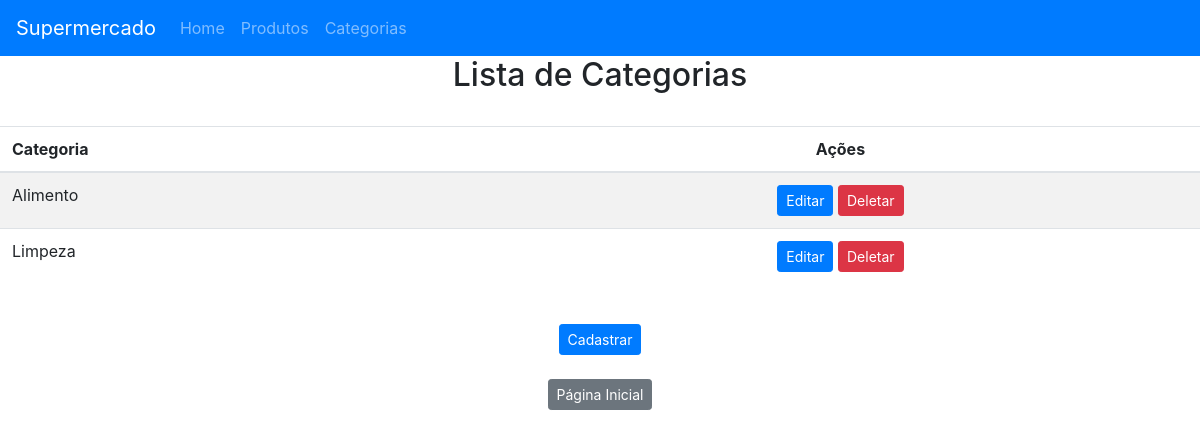
Before: /categorias/ with the older database file.
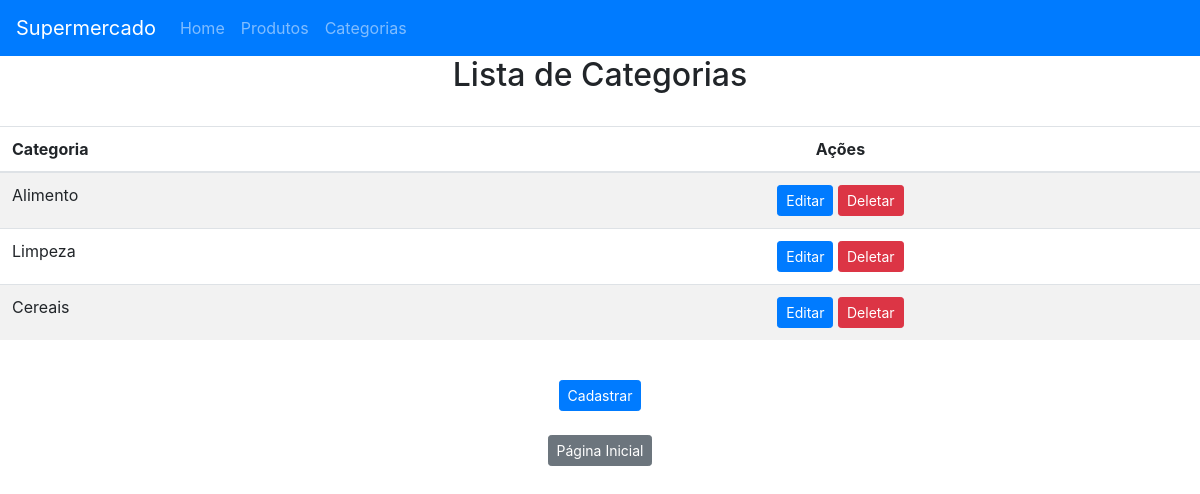
After: the same page with the newer database file.
### appProdutos/models.py (models this page shows, shortened)
class Categoria(models.Model):
    nome = models.CharField(max_length=100)
    dt_create = models.DateTimeField(auto_now_add=True)

### appProdutos/views.py (the view)
# urls.py: path('categorias/', listCategoria, name='categoria_list'),
def listCategoria(request):
    categorias = Categoria.objects.all()
    return render(request, 'categoria/list.html', {'categorias': categorias})

### templates/categoria/list.html
{% extends '../base.html' %}
{% block content %}
  <div class="container-fluid">
    <div class="text-center">
      <h2>Lista de Categorias</h2>
    </div>
  </div>
  <div class="text-center">
    <br>
    <table class="table table-striped">
      <thead>
        <tr>
          <th>Categoria</th>
          <th class="text-center">Ações</th>
        </tr>
      </thead>
      <tbody>
        {% for categoria in categorias %}
        <tr>
          <td>{{ categoria.nome }}</td>
          <td class="text-center">
            <a type="button" class="btn btn-primary btn-sm" href="{% url 'categoria_update' categoria.id %}">Editar</a>
            <a type="button" class="btn btn-danger btn-sm" href="{% url 'categoria_delete' categoria.id %}">Deletar</a>
          </td>
        </tr>
        {% endfor  %}
      </tbody>
    </table>
    <br>
  </div>
  <div class="text-center">
    <a href="{% url 'categoria_create' %}">
      <button type="button" class="btn btn-primary btn-sm">Cadastrar</button>
    </a>
    <br> <br>
    <a href="{% url 'home' %}">
      <button type="button" class="btn btn-secondary btn-sm">Página Inicial</button>
    </a>
  </div>
{% endblock %}

Changed rows visible on the page:
added Categoria: nome "Cereais"
